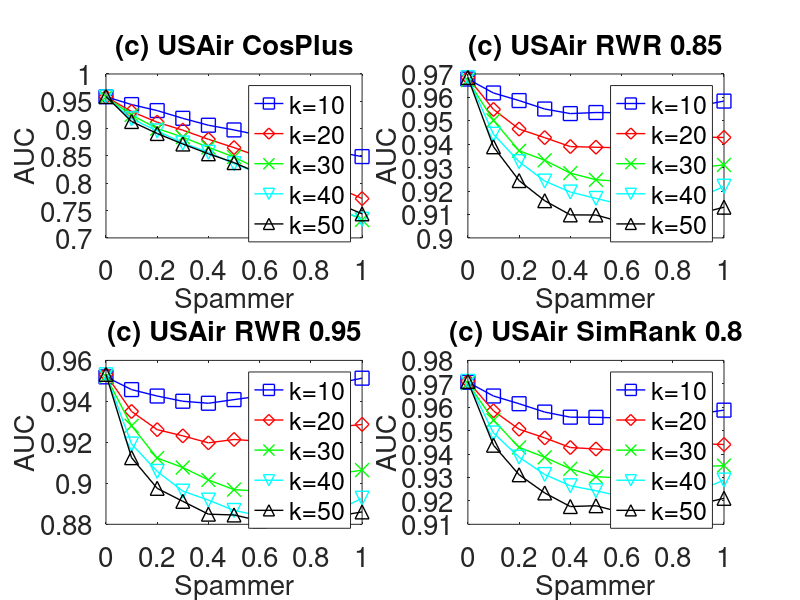

Here is the MATLAB script that generated this plot:

subplot(2,2,1);
x=0:0.1:1;
y=[0.958408	0.9440092	0.9330118	0.9188536	0.9061922	0.8976094	0.8877798	0.8774384	0.8679304	0.857513	0.8488018
];
plot(x,y,'-bs','LineWidth',1,'MarkerSize',10);
hold on;

y=[0.958326	0.931221	0.9117058	0.89716	0.8804838	0.865267	0.848168	0.831784	0.8122112	0.7931988	0.7719592
];
plot(x,y,'-rd','LineWidth',1,'MarkerSize',10);
hold on;

y=[0.9578134	0.9249862	0.9001358	0.8843906	0.865766	0.8479792	0.8249552	0.8029032	0.7755038	0.7552972	0.7329394
];
plot(x,y,'-gx','LineWidth',1,'MarkerSize',10);
hold on;

y=[0.9581206	0.9179982	0.895793	0.873674	0.8566446	0.8357836	0.8174928	0.7952024	0.7732418	0.7551922	0.7340364
];
plot(x,y,'-cv','LineWidth',1,'MarkerSize',10);
hold on;

y=[0.958805	0.9129964	0.89106	0.8718336	0.8539866	0.8378264	0.8177828	0.7995268	0.7820534	0.7639426	0.7440458
];
plot(x,y,'-k^','LineWidth',1,'MarkerSize',10);


set(gca,'FontSize',20);
xlabel('Spammer','fontsize',20);
ylabel('AUC','fontsize',20);
title('(c) USAir CosPlus','fontsize',20);

legend('k=10','k=20','k=30','k=40','k=50');
hold on;



subplot(2,2,2);
x=0:0.1:1;
y=[0.9678269	0.9618858	0.9586464	0.955043	0.9530833	0.9535434	0.9534562	0.9526078	0.9562312	0.9563624	0.9584256
];
plot(x,y,'-bs','LineWidth',1,'MarkerSize',10);
hold on;

y=[0.9684816	0.9548594	0.9464785	0.9428108	0.9389998	0.9387116	0.9384714	0.9396012	0.9414892	0.9430462	0.9428978
];
plot(x,y,'-rd','LineWidth',1,'MarkerSize',10);
hold on;

y=[0.9673229	0.9501611	0.9372258	0.9331466	0.9276538	0.9248336	0.9241396	0.9274252	0.9243386	0.9299864	0.931178
];
plot(x,y,'-gx','LineWidth',1,'MarkerSize',10);
hold on;

y=[0.9684499	0.9442544	0.9325492	0.9242638	0.9195818	0.9168622	0.9142608	0.9126964	0.9143794	0.9169592	0.9220808
];
plot(x,y,'-cv','LineWidth',1,'MarkerSize',10);
hold on;

y=[0.968527	0.938912	0.9244718	0.9158798	0.9098272	0.909776	0.9067884	0.908544	0.911589	0.9102836	0.9131174
];
plot(x,y,'-k^','LineWidth',1,'MarkerSize',10);


set(gca,'FontSize',20);
xlabel('Spammer','fontsize',20);
ylabel('AUC','fontsize',20);
title('(c) USAir RWR 0.85','fontsize',20);

legend('k=10','k=20','k=30','k=40','k=50');
hold on;


subplot(2,2,3);
x=0:0.1:1;
y=[0.9519537	0.9457437	0.9426069	0.9400574	0.939078	0.9408604	0.9425656	0.9427934	0.9478048	0.9487852	0.9513184
];
plot(x,y,'-bs','LineWidth',1,'MarkerSize',10);
hold on;

y=[0.9531074	0.9350721	0.9262042	0.9231728	0.9197508	0.9214072	0.9205616	0.9223694	0.9258116	0.927446	0.9287506
];
plot(x,y,'-rd','LineWidth',1,'MarkerSize',10);
hold on;

y=[0.9521458	0.9280608	0.912323	0.90772	0.9016434	0.8969296	0.8961398	0.8993502	0.8964988	0.9046076	0.9064294
];
plot(x,y,'-gx','LineWidth',1,'MarkerSize',10);
hold on;

y=[0.9529868	0.9191834	0.9058112	0.896186	0.8918146	0.8867618	0.8842	0.8817426	0.883591	0.8866238	0.8927386
];
plot(x,y,'-cv','LineWidth',1,'MarkerSize',10);
hold on;

y=[0.9531865	0.9125144	0.897552	0.891214	0.8849518	0.8845576	0.8817334	0.88344	0.8862352	0.8839736	0.8860462
];
plot(x,y,'-k^','LineWidth',1,'MarkerSize',10);


set(gca,'FontSize',20);
xlabel('Spammer','fontsize',20);
ylabel('AUC','fontsize',20);
title('(c) USAir RWR 0.95','fontsize',20);

legend('k=10','k=20','k=30','k=40','k=50');
hold on;


subplot(2,2,4);
x=0:0.1:1;
y=[0.9706512	0.9647943	0.9614938	0.9579286	0.9557544	0.9556798	0.9554118	0.954289	0.9571896	0.9571694	0.9587548
];
plot(x,y,'-bs','LineWidth',1,'MarkerSize',10);
hold on;

y=[0.9711087	0.9584392	0.9505984	0.9469084	0.9427864	0.9421678	0.9413648	0.9420256	0.9436086	0.9444236	0.9440768

];
plot(x,y,'-rd','LineWidth',1,'MarkerSize',10);
hold on;

y=[0.9702078	0.9544556	0.9428606	0.938622	0.9336934	0.9303414	0.9297928	0.9325634	0.9298376	0.934524	0.935084
];
plot(x,y,'-gx','LineWidth',1,'MarkerSize',10);
hold on;

y=[0.9710604	0.9489913	0.9386948	0.9312618	0.9264626	0.9243494	0.921867	0.9201438	0.9216912	0.9242572	0.9288986
];
plot(x,y,'-cv','LineWidth',1,'MarkerSize',10);
hold on;

y=[0.9710513	0.9437736	0.931158	0.9233944	0.9175804	0.9179376	0.9150656	0.916643	0.9199104	0.918534	0.9210944
];
plot(x,y,'-k^','LineWidth',1,'MarkerSize',10);


set(gca,'FontSize',20);
xlabel('Spammer','fontsize',20);
ylabel('AUC','fontsize',20);
title('(c) USAir SimRank 0.8','fontsize',20);

legend('k=10','k=20','k=30','k=40','k=50');
hold on;
